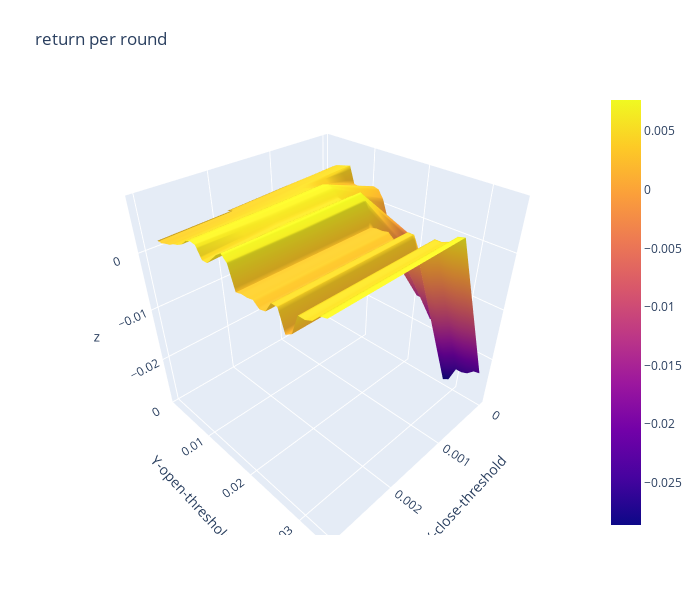

The notebook cell saved with this chart:
### Code cell
import plotly.graph_objects as go

x_data = df_return_per_round.columns.to_list() # close threshold

y_data = df_return_per_round.index.to_list() # open threshold

z_data = df_return_per_round.copy(deep=True) # return per round

fig = go.Figure(data=[go.Surface(z=z_data.values,x=x_data,y=y_data)])

fig.update_layout(title="return per round", # 标题
                  autosize=False,  # 尺度自动缩放
                  width=700,  # 长宽
                  height=600,
                  margin=dict(l=65,r=50,b=65,t=90),  # 4个位置的距离
                  scene=dict(xaxis_title='X-close-threshold',yaxis_title='Y-open-threshold')
                 )

fig.show()

### Figure 1 — Plotly figure (JSON) as saved in the notebook; plotly's stock layout.template omitted (floating-point values rounded to 4 significant figures; data arrays with more than 128 entries replaced by an {"elided": "..."} marker saying what was removed)
{"data": [{"type": "surface", "x": [0, 0.001, 0.002, 0.003], "y": [0.001, 0.002, 0.003, 0.004, 0.005, 0.006, 0.007, 0.008, 0.009, 0.01, 0.011, 0.012, 0.013, 0.014, 0.015, 0.016, 0.017, 0.018, 0.019, 0.02, 0.021, 0.022, 0.023, 0.024, 0.025, 0.026, 0.027, 0.028, 0.029, 0.03, 0.031, 0.032, 0.033, 0.034], "z": {"elided": "34x4 float values"}}], "layout": {"autosize": false, "height": 600, "margin": {"b": 65, "l": 65, "r": 50, "t": 90}, "scene": {"xaxis": {"title": {"text": "X-close-threshold"}}, "yaxis": {"title": {"text": "Y-open-threshold"}}}, "title": {"text": "return per round"}, "width": 700}}
